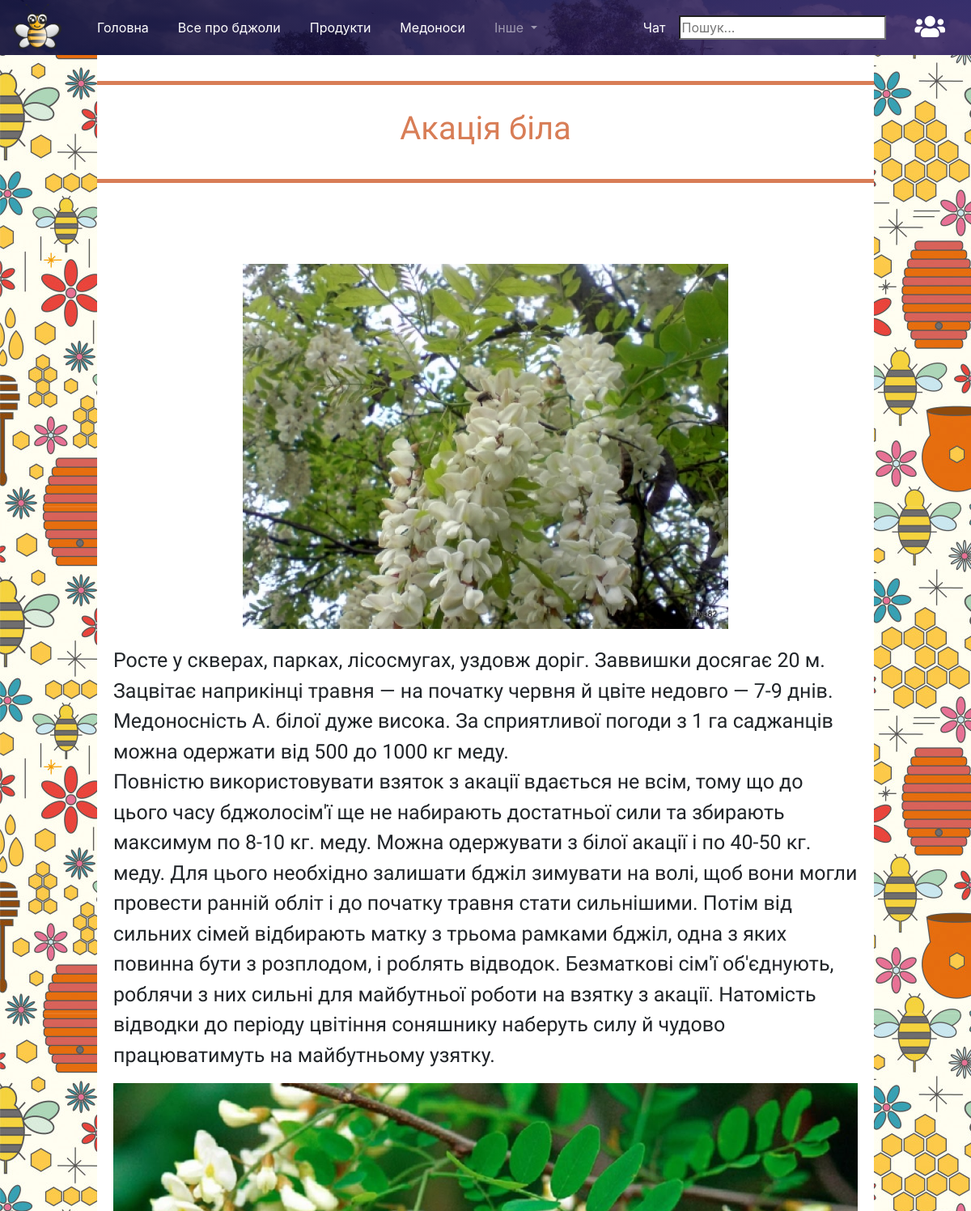
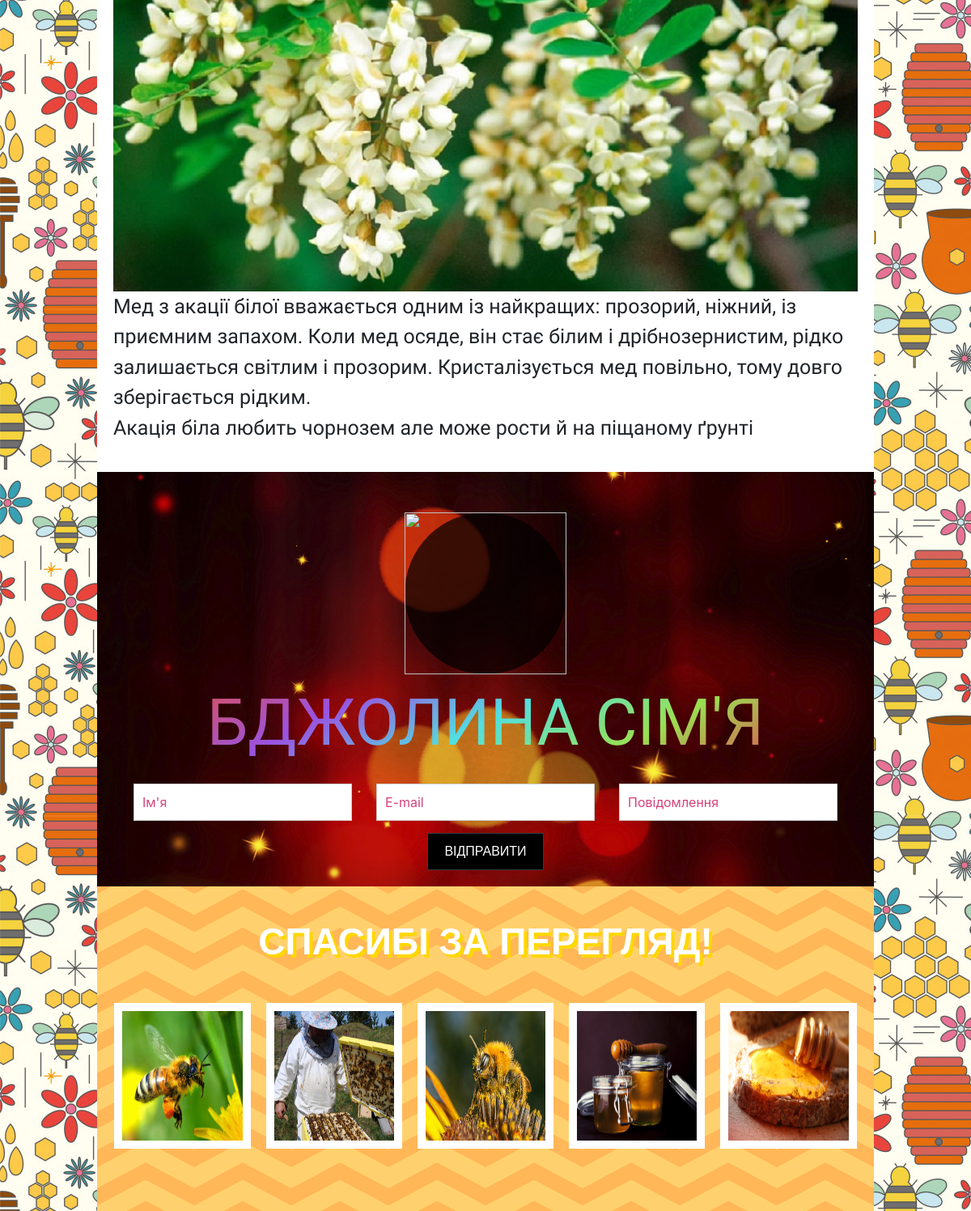
The page /article.php?id=6 on the database its author committed (2 pictures, top to bottom).
### tables this page shows
CREATE TABLE `products1` (
  `id` int(10) UNSIGNED NOT NULL,
  `title` varchar(30) NOT NULL,
  `desc1` text,
  `foto` blob NOT NULL,
  `num` int(11) NOT NULL
);

### article.php (the view, shortened to what this page needs)
<?php
	require 'header.php';
	$id = $_GET['id'];
	$mysqli = connectDB();
    $result_set = $mysqli->query("SELECT * FROM `products1` WHERE `id` = '$id'");
?>
<?php
while ($user = mysqli_fetch_array($result_set)) {
?>
<head>
</head>
<body>
<div class="title1" align="center">
	<h1><?=$user['title']?></h1>
</div>
<div align="center"><img src="img/<?=$user['foto']?>"></div>
<div class="bee-text" style="padding: 20px;">
<p><?=$user['desc1']?></p>
</div>
<?php } ?>
</body>
<?php
	require 'footer.php';
?>

### style/style.css (style rules this page uses)
* { box-sizing: border-box; }
body { width: 100%; }

### style/style-second.php (style rules this page uses)
html { background:url('img/fone.jpg'); display: flex; justify-content: center; }
body { width: 80%!important; }
.title1 { width: 100%; padding: 30px 100px 30px 100px; margin:100px auto; border-top: 5px solid #d87d56; border-bottom: 5px solid #d87d56; font-family:'Lobster',sans-serif; color:#d87d56; animation:blusk 3s infinite; }
.bee-text { font-family: 'Open sans condensed',sans-serif; font-size: 25px; text-align: center; }
.bee-text p { text-align: left; }
.bee-text img { max-width: 100%; }

### article.php (style rules this page uses)
img { max-width: 100%!important; height: auto; }

### rows shown on the page
products1: title "Акація біла", foto (picture), desc1 "Росте у скверах, парках, лісосмугах, уздовж доріг. Заввишки досягає 20 м. Зацвітає наприкінці травня — на початку червня й цвіте недовго — 7-9 днів. Медоносність А. білої дуже висока. За сприятливої погоди з 1 га саджанців можна одержати від 500 до 1000 кг меду. Повністю використовувати взяток з акації вдається не всім, тому що до цього часу бджолосім'ї ще не набирають достатньої сили та збирають максимум по 8-10 кг. меду. Можна одержувати з білої акації і по 40-50 кг. меду. Для цього необхідно залишати бджіл зимувати на волі, щоб вони могли провести ранній обліт і до початку травня стати сильнішими. Потім від сильних сімей відбирають матку з трьома рамками бджіл, одна з яких повинна бути з…", desc1 (picture)
